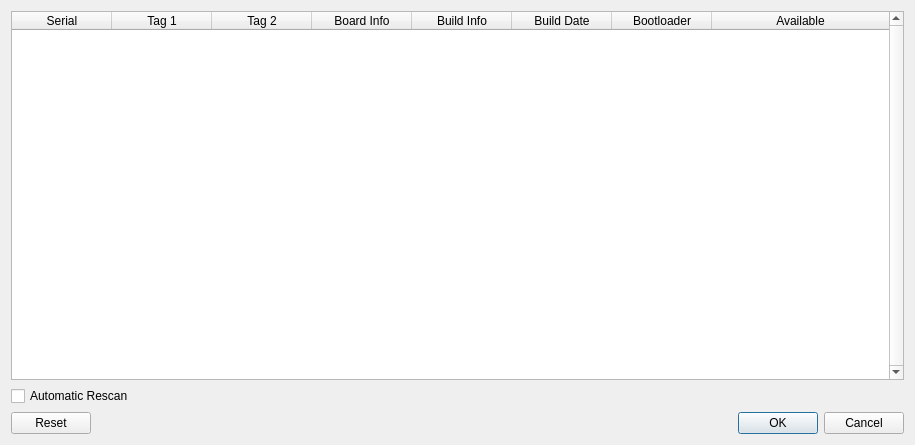
<?xml version="1.0" encoding="UTF-8"?>
<ui version="4.0">
 <class>TCPScanDialog</class>
 <widget class="QDialog" name="TCPScanDialog">
  <property name="geometry">
   <rect>
    <x>0</x>
    <y>0</y>
    <width>915</width>
    <height>445</height>
   </rect>
  </property>
  <property name="windowTitle">
   <string>TCP Devices</string>
  </property>
  <layout class="QVBoxLayout" name="verticalLayout">
   <item>
    <widget class="QTableWidget" name="tableWidget">
     <property name="verticalScrollBarPolicy">
      <enum>Qt::ScrollBarAlwaysOn</enum>
     </property>
     <property name="editTriggers">
      <set>QAbstractItemView::NoEditTriggers</set>
     </property>
     <property name="selectionBehavior">
      <enum>QAbstractItemView::SelectRows</enum>
     </property>
     <property name="horizontalScrollMode">
      <enum>QAbstractItemView::ScrollPerPixel</enum>
     </property>
     <property name="sortingEnabled">
      <bool>true</bool>
     </property>
     <property name="cornerButtonEnabled">
      <bool>false</bool>
     </property>
     <attribute name="horizontalHeaderHighlightSections">
      <bool>false</bool>
     </attribute>
     <attribute name="horizontalHeaderShowSortIndicator" stdset="0">
      <bool>true</bool>
     </attribute>
     <attribute name="horizontalHeaderStretchLastSection">
      <bool>true</bool>
     </attribute>
     <attribute name="verticalHeaderVisible">
      <bool>false</bool>
     </attribute>
     <column>
      <property name="text">
       <string>Serial</string>
      </property>
     </column>
     <column>
      <property name="text">
       <string>Tag 1</string>
      </property>
     </column>
     <column>
      <property name="text">
       <string>Tag 2</string>
      </property>
     </column>
     <column>
      <property name="text">
       <string>Board Info</string>
      </property>
     </column>
     <column>
      <property name="text">
       <string>Build Info</string>
      </property>
     </column>
     <column>
      <property name="text">
       <string>Build Date</string>
      </property>
     </column>
     <column>
      <property name="text">
       <string>Bootloader</string>
      </property>
     </column>
     <column>
      <property name="text">
       <string>Available</string>
      </property>
     </column>
    </widget>
   </item>
   <item>
    <widget class="QCheckBox" name="automaticRescan">
     <property name="text">
      <string>Automatic Rescan</string>
     </property>
    </widget>
   </item>
   <item>
    <widget class="QDialogButtonBox" name="buttonBox">
     <property name="orientation">
      <enum>Qt::Horizontal</enum>
     </property>
     <property name="standardButtons">
      <set>QDialogButtonBox::Cancel|QDialogButtonBox::Ok|QDialogButtonBox::Reset</set>
     </property>
    </widget>
   </item>
  </layout>
 </widget>
 <resources/>
 <connections>
  <connection>
   <sender>buttonBox</sender>
   <signal>accepted()</signal>
   <receiver>TCPScanDialog</receiver>
   <slot>accept()</slot>
   <hints>
    <hint type="sourcelabel">
     <x>257</x>
     <y>435</y>
    </hint>
    <hint type="destinationlabel">
     <x>157</x>
     <y>274</y>
    </hint>
   </hints>
  </connection>
  <connection>
   <sender>buttonBox</sender>
   <signal>rejected()</signal>
   <receiver>TCPScanDialog</receiver>
   <slot>reject()</slot>
   <hints>
    <hint type="sourcelabel">
     <x>325</x>
     <y>435</y>
    </hint>
    <hint type="destinationlabel">
     <x>286</x>
     <y>274</y>
    </hint>
   </hints>
  </connection>
 </connections>
</ui>
